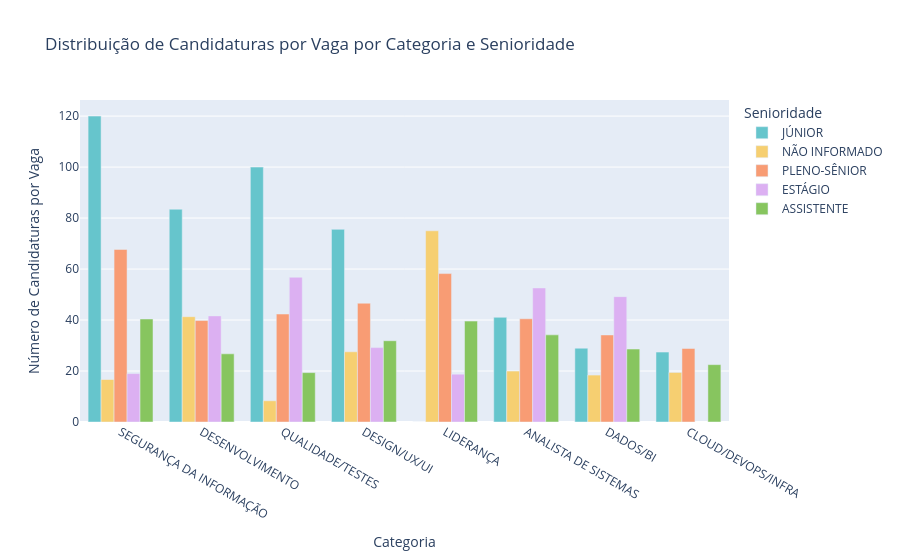

Notebook code for this chart:
### Code cell
# Gráfico de distribuição de candidaturas por vaga por categoria e senioridade
fig_vagas = px.bar(
    Calc_Cand_Vaga_cat,
    x="Categoria",
    y="Cand_Vaga",
    color="Senioridade",
    title="Distribuição de Candidaturas por Vaga por Categoria e Senioridade",
    labels={"Cand_Vaga": "Número de Candidaturas por Vaga", "Categoria": "Categoria"},
    barmode="group",
    color_discrete_sequence=px.colors.qualitative.Pastel
)

fig_vagas.update_layout(
    xaxis_title="Categoria",
    yaxis_title="Número de Candidaturas por Vaga",
    xaxis={'categoryorder': 'total descending'}
)
fig_vagas.show()

### Figure 1 — Plotly figure (JSON) as saved in the notebook; plotly's stock layout.template omitted (floating-point values rounded to 4 significant figures)
{"data": [{"alignmentgroup": "True", "hovertemplate": "Senioridade=JÚNIOR<br>Categoria=%{x}<br>Número de Candidaturas por Vaga=%{y}<extra></extra>", "legendgroup": "JÚNIOR", "marker": {"color": "rgb(102, 197, 204)", "pattern": {"shape": ""}}, "name": "JÚNIOR", "offsetgroup": "JÚNIOR", "orientation": "v", "showlegend": true, "textposition": "auto", "type": "bar", "x": ["SEGURANÇA DA INFORMAÇÃO", "QUALIDADE/TESTES", "DESENVOLVIMENTO", "DESIGN/UX/UI", "ANALISTA DE SISTEMAS", "DADOS/BI", "CLOUD/DEVOPS/INFRA", "LIDERANÇA"], "xaxis": "x", "y": [120, 100, 83.47, 75.57, 41.07, 28.95, 27.43, 0], "yaxis": "y"}, {"alignmentgroup": "True", "hovertemplate": "Senioridade=NÃO INFORMADO<br>Categoria=%{x}<br>Número de Candidaturas por Vaga=%{y}<extra></extra>", "legendgroup": "NÃO INFORMADO", "marker": {"color": "rgb(246, 207, 113)", "pattern": {"shape": ""}}, "name": "NÃO INFORMADO", "offsetgroup": "NÃO INFORMADO", "orientation": "v", "showlegend": true, "textposition": "auto", "type": "bar", "x": ["LIDERANÇA", "DESENVOLVIMENTO", "DESIGN/UX/UI", "ANALISTA DE SISTEMAS", "CLOUD/DEVOPS/INFRA", "DADOS/BI", "SEGURANÇA DA INFORMAÇÃO", "QUALIDADE/TESTES"], "xaxis": "x", "y": [75, 41.31, 27.54, 19.99, 19.44, 18.41, 16.67, 8.33], "yaxis": "y"}, {"alignmentgroup": "True", "hovertemplate": "Senioridade=PLENO-SÊNIOR<br>Categoria=%{x}<br>Número de Candidaturas por Vaga=%{y}<extra></extra>", "legendgroup": "PLENO-SÊNIOR", "marker": {"color": "rgb(248, 156, 116)", "pattern": {"shape": ""}}, "name": "PLENO-SÊNIOR", "offsetgroup": "PLENO-SÊNIOR", "orientation": "v", "showlegend": true, "textposition": "auto", "type": "bar", "x": ["SEGURANÇA DA INFORMAÇÃO", "LIDERANÇA", "DESIGN/UX/UI", "QUALIDADE/TESTES", "ANALISTA DE SISTEMAS", "DESENVOLVIMENTO", "DADOS/BI", "CLOUD/DEVOPS/INFRA"], "xaxis": "x", "y": [67.69, 58.22, 46.6, 42.36, 40.49, 39.81, 34.15, 28.84], "yaxis": "y"}, {"alignmentgroup": "True", "hovertemplate": "Senioridade=ESTÁGIO<br>Categoria=%{x}<br>Número de Candidaturas por Vaga=%{y}<extra></extra>", "legendgroup": "ESTÁGIO", "marker": {"color": "rgb(220, 176, 242)", "pattern": {"shape": ""}}, "name": "ESTÁGIO", "offsetgroup": "ESTÁGIO", "orientation": "v", "showlegend": true, "textposition": "auto", "type": "bar", "x": ["QUALIDADE/TESTES", "ANALISTA DE SISTEMAS", "DADOS/BI", "DESENVOLVIMENTO", "DESIGN/UX/UI", "SEGURANÇA DA INFORMAÇÃO", "LIDERANÇA"], "xaxis": "x", "y": [56.8, 52.58, 49.18, 41.63, 29.18, 19, 18.75], "yaxis": "y"}, {"alignmentgroup": "True", "hovertemplate": "Senioridade=ASSISTENTE<br>Categoria=%{x}<br>Número de Candidaturas por Vaga=%{y}<extra></extra>", "legendgroup": "ASSISTENTE", "marker": {"color": "rgb(135, 197, 95)", "pattern": {"shape": ""}}, "name": "ASSISTENTE", "offsetgroup": "ASSISTENTE", "orientation": "v", "showlegend": true, "textposition": "auto", "type": "bar", "x": ["SEGURANÇA DA INFORMAÇÃO", "LIDERANÇA", "ANALISTA DE SISTEMAS", "DESIGN/UX/UI", "DADOS/BI", "DESENVOLVIMENTO", "CLOUD/DEVOPS/INFRA", "QUALIDADE/TESTES"], "xaxis": "x", "y": [40.41, 39.59, 34.18, 31.88, 28.62, 26.74, 22.5, 19.38], "yaxis": "y"}], "layout": {"barmode": "group", "legend": {"title": {"text": "Senioridade"}, "tracegroupgap": 0}, "title": {"text": "Distribuição de Candidaturas por Vaga por Categoria e Senioridade"}, "xaxis": {"anchor": "y", "categoryorder": "total descending", "domain": [0, 1], "title": {"text": "Categoria"}}, "yaxis": {"anchor": "x", "domain": [0, 1], "title": {"text": "Número de Candidaturas por Vaga"}}}}
